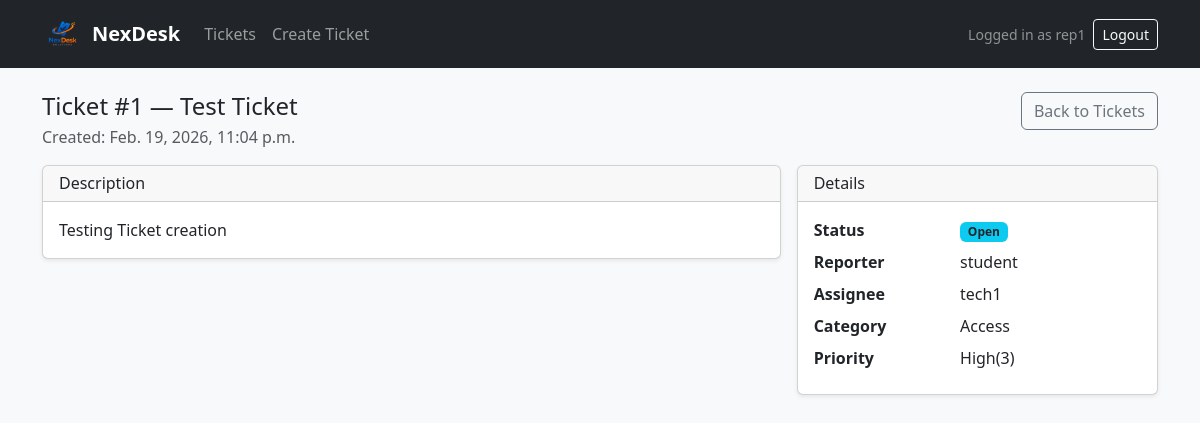
The app's page /tickets/1/ (signed in) with its own data.
### tickets/models.py (models this page shows, shortened)
class Ticket(models.Model):
    title = models.CharField(max_length=120)
    description = models.TextField()
    status = models.CharField(
        max_length=20,
        choices=TicketStatus.choices,
        default=TicketStatus.NEW,
    )
    created_at = models.DateTimeField(default=timezone.now)
    updated_at = models.DateTimeField(auto_now=True)
    assigned_at = models.DateTimeField(null=True, blank=True)
    reporter = models.ForeignKey(
        settings.AUTH_USER_MODEL,
        on_delete=models.PROTECT,
        related_name="reported_tickets",
    )
    assignee = models.ForeignKey(
        settings.AUTH_USER_MODEL,
        on_delete=models.PROTECT,
        null=True,
        blank=True,
        related_name="assigned_tickets",
    )
    category = models.ForeignKey(Category, on_delete=models.PROTECT)
    priority = models.ForeignKey(Priority, on_delete=models.PROTECT)

class Category(models.Model):
    name = models.CharField(max_length=80, unique=True)
    is_active = models.BooleanField(default=True)

class Priority(models.Model):
    name = models.CharField(max_length=20, unique=True)  # Low/Medium/High/Critical
    rank = models.PositiveIntegerField(default=1)

### tickets/views.py (the view)
# urls.py: path("tickets/<int:ticket_id>/", views.ticket_detail, name="ticket_detail"),
@login_required
def ticket_detail(request, ticket_id: int):
    ticket = get_object_or_404(Ticket, pk=ticket_id)
    is_admin = request.user.is_superuser or user_has_role(request.user, RoleName.ADMIN)
    return render(request, "tickets/ticket_detail.html", {"ticket": ticket, "is_admin": is_admin})

### tickets/models.py (called while the page is built)
def user_has_role(user, role_name: str) -> bool:
    if getattr(user, "is_superuser", False) and role_name == RoleName.ADMIN:
        return True
    return hasattr(user, "user_role") and user.user_role.role.role_name == role_name

### tickets/templates/tickets/ticket_detail.html (shortened to what this page needs)
{% extends "tickets/base.html" %}
{% block content %}
<div class="d-flex align-items-start justify-content-between flex-wrap gap-2 mb-3">
  <div>
    <h1 class="h4 mb-1">Ticket #{{ ticket.id }} — {{ ticket.title }}</h1>
    <div class="text-muted">Created: {{ ticket.created_at }}</div>
  </div>
  <div class="d-flex gap-2">
    <a class="btn btn-outline-secondary" href="{% url 'ticket_list' %}">Back to Tickets</a>
  </div>
</div>
<div class="row g-3">
  <div class="col-12 col-lg-8">
    <div class="card shadow-sm">
      <div class="card-header">
        <h2 class="h6 mb-0">Description</h2>
      </div>
      <div class="card-body">
        <p class="mb-0">{{ ticket.description }}</p>
      </div>
    </div>
  </div>
  <div class="col-12 col-lg-4">
    <div class="card shadow-sm">
      <div class="card-header">
        <h2 class="h6 mb-0">Details</h2>
      </div>
      <div class="card-body">
        <dl class="row mb-0">
          <dt class="col-5">Status</dt>
          <dd class="col-7">
            <span class="badge bg-info text-dark">{{ ticket.status }}</span>
          </dd>
          <dt class="col-5">Reporter</dt>
          <dd class="col-7">{{ ticket.reporter.username }}</dd>
          <dt class="col-5">Assignee</dt>
          <dd class="col-7">{{ ticket.assignee.username|default:"Unassigned" }}</dd>
          <dt class="col-5">Category</dt>
          <dd class="col-7">{{ ticket.category.name }}</dd>
          <dt class="col-5">Priority</dt>
          <dd class="col-7">{{ ticket.priority.name }}</dd>
        </dl>
      </div>
    </div>
  </div>
</div>
{% endblock %}

### tickets/templates/tickets/base.html (shortened to what this page needs)
{% load static %}
<!doctype html>
<html lang="en">
<head>
  <link href="https://cdn.jsdelivr.net/npm/bootstrap@5.3.3/dist/css/bootstrap.min.css" rel="stylesheet">
</head>
<body class="bg-light">
<nav class="navbar navbar-expand-lg navbar-dark bg-dark">
  <div class="container">
<a class="navbar-brand d-flex align-items-center gap-2" href="{% url 'ticket_list' %}">
  <img src="{% static 'images/logo.png' %}"
       alt="NexDesk Solutions logo"
       style="height: 42px; width: auto;">
  <span class="fw-semibold">NexDesk</span>
</a>
    <div class="collapse navbar-collapse" id="nav">
      <ul class="navbar-nav me-auto">
        <li class="nav-item">
          <a class="nav-link" href="{% url 'ticket_list' %}">Tickets</a>
        </li>
        <li class="nav-item">
          <a class="nav-link" href="{% url 'ticket_create' %}">Create Ticket</a>
        </li>
      </ul>
      <div class="d-flex align-items-center gap-2">
        {% if user.is_authenticated %}
          <span class="text-white-50 small">
            Logged in as {{ user.username }}
          </span>
          <form method="post" action="{% url 'logout' %}" class="d-inline">
            <button type="submit" class="btn btn-outline-light btn-sm">
              Logout
            </button>
          </form>
        {% else %}
          <a class="btn btn-outline-light btn-sm"
             href="{% url 'login' %}">
             Login
          </a>
        {% endif %}
      </div>
    </div>
  </div>
</nav>
<main class="container py-4">
  {% block content %}{% endblock %}
</main>
</body>
</html>

### records on screen
Ticket: id "1", title "Test Ticket", created_at "Feb. 19, 2026, 11:04 p.m.", description "Testing Ticket creation", status "Open", reporter.username "student", assignee.username "tech1", category.name "Access", priority.name "High(3)"

### other values on screen
{{ user.username }} "rep1"
